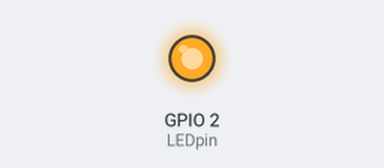
Simulated run of this sketch. Board: ESP32. Shown: output pins drawn as LEDs (lit = HIGH).

Above: at 0.15 s.
At 4.5 s:
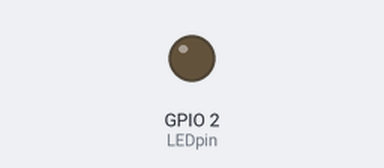
Timing chart, 0 to 6.9 s (numbered marks = the images above):
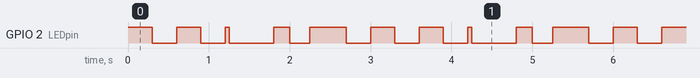

Measured:
- by itself, GPIO 2 (LEDpin): repeats every 3.0 s: LOW 0.30 s, HIGH 0.30 s, LOW 0.30 s, HIGH 0.05 s, LOW 0.55 s, HIGH 0.20 s, LOW 0.25 s, HIGH 0.45 s, LOW 0.30 s, HIGH 0.30 s
- by itself, everything shown: repeats every 3.0 s, in 10 steps

The sketch:

blink_LED_different_rates.ino
```cpp
//blink LED at different rates uses 2 tasks
#if CONFIG_FREERTOS_UNICORE
static const BaseType_t app_cpu = 0;
#else
static const BaseType_t app_cpu = 1;
#endif

//pins
int LED_BUILTIN = 2;
int LEDpin = LED_BUILTIN;

//Task: blink LED

void toggleLED_1(void*parameter){
  while(1){
    digitalWrite(LEDpin, HIGH);
    vTaskDelay(500/portTICK_PERIOD_MS);
    digitalWrite(LEDpin, LOW);
    vTaskDelay(250/portTICK_PERIOD_MS);
  }
}

void toggleLED_2(void*parameter){
  while(1){
    digitalWrite(LEDpin, HIGH);
    vTaskDelay(300/portTICK_PERIOD_MS);
    digitalWrite(LEDpin, LOW);
    vTaskDelay(300/portTICK_PERIOD_MS);
  }
}
void setup() {
  //configure pin
  pinMode(LEDpin, OUTPUT);

  //task to run forever
  xTaskCreatePinnedToCore(
              toggleLED_1, //function to be called
              "Toggle LED 1", //name of task
              1024, //Stack size
              NULL, //Parameter to pass to function
              1, //Task priority
              NULL, //Task handle
              app_cpu); //Run on one core for demo purposes

    xTaskCreatePinnedToCore(
              toggleLED_2, //function to be called
              "Toggle LED 2", //name of task
              1024, //Stack size
              NULL, //Parameter to pass to function
              1, //Task priority
              NULL, //Task handle
              app_cpu); //Run on one core for demo purposes

}

void loop() {
  // put your main code here, to run repeatedly:

}
```
